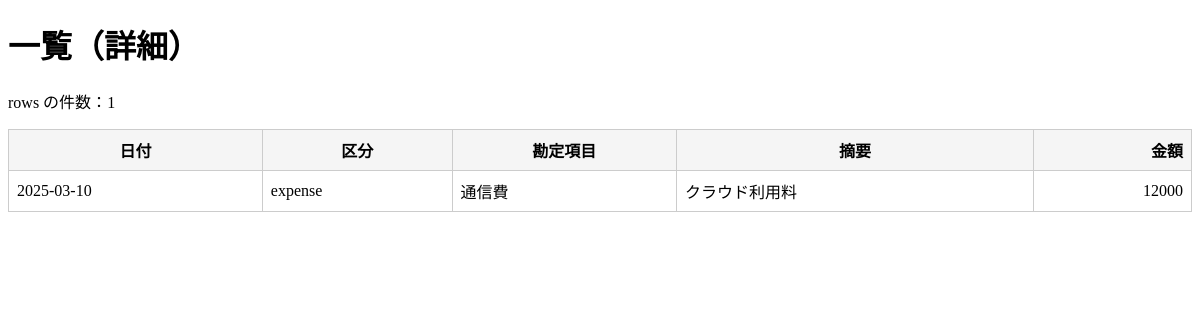
/entries, run on an earlier commit of the app's database.
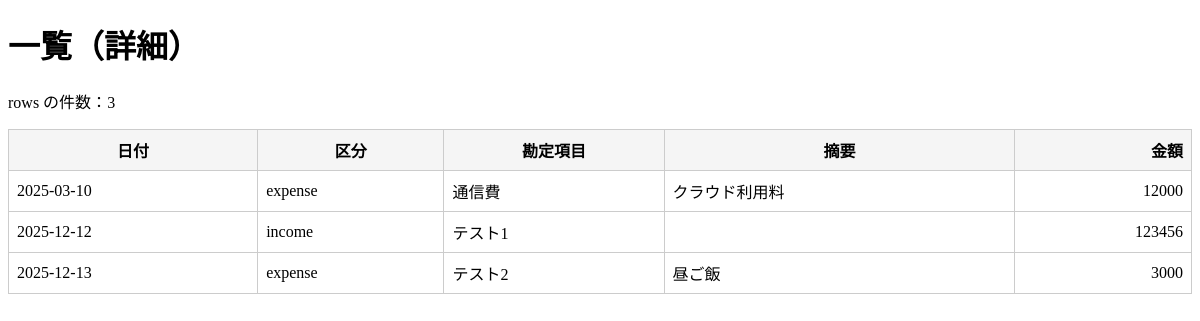
And on a later commit of the database.
### tables this page shows
CREATE TABLE entries (
            id      INTEGER PRIMARY KEY AUTOINCREMENT,
            date    TEXT    NOT NULL,
            type    TEXT    NOT NULL,
            account TEXT    NOT NULL,
            summary TEXT,
            amount  INTEGER NOT NULL
        );

### app.py (the view)
@app.route("/", methods=["GET"])        # トップページ候補
@app.route("/entries", methods=["GET"])
def account_list():
    conn = get_connection()
    cur = conn.cursor()
    sql = """
    SELECT id, date, type, account, summary, amount
    FROM entries
    ORDER BY date ASC, id ASC;
    """
    cur.execute(sql)
    rows = cur.fetchall()
    conn.close()
    return render_template("entries/index.html", rows=rows)

### db.py (called while the page is built)
def get_connection():
    db_path = Path(__file__).with_name(DB_NAME) # db.py と同じフォルダ内の DB_NAME(ledger.db)を指す
    conn = sqlite3.connect(db_path)             # SQLite に接続（なければファイルを自動的に作成）
    conn.row_factory = sqlite3.Row              # SELECT の結果を dict 風に扱えるようにする設定
    return conn

### templates/entries/index.html (shortened to what this page needs)
<!DOCTYPE html>
<html lang="ja">
<head>
</head>
<body>
  <h1>一覧（詳細）</h1>
  <p>rows の件数：{{ rows|length }}</p>
  {% if rows %}
    <table>
      <thead>
        <tr>
          <th>日付</th>
          <th>区分</th>
          <th>勘定項目</th>
          <th>摘要</th>
          <th class="amount">金額</th>
        </tr>
      </thead>
      <tbody>
        {% for row in rows %}
          <tr>
            <td>{{ row['date'] }}</td>
            <td>{{ row['type'] }}</td>
            <td>{{ row['account'] }}</td>
            <td>{{ row['summary'] or '' }}</td>
            <td class="amount">{{ row['amount'] }}</td>
          </tr>
        {% endfor %}
      </tbody>
    </table>
  {% else %}
    <p>データがありません</p>
  {% endif %}
</body>
</html>

### templates/entries/index.html (style rules this page uses)
table { border-collapse: collapse; width: 100%; }
th, td { border: 1px solid #ccc; padding: 8px; }
th { background: #f5f5f5; }
td.amount, th.amount { text-align: right; }

What changed in the data, as far as the page shows it:
added entries: date "2025-12-12", type "income", account "テスト1", amount "123456"
added entries: date "2025-12-13", type "expense", account "テスト2", summary "昼ご飯", amount "3000"
Also different on the page:
{{ rows|length }}: "1" → "3"
